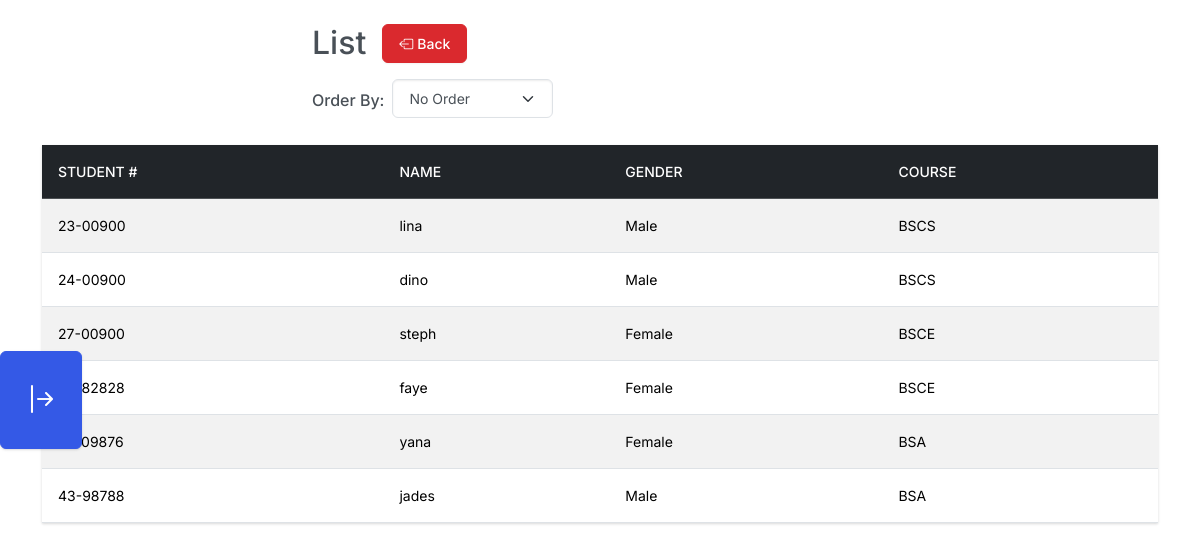
Screenshot of /views/list.php (signed in) with the database file from the repository.
### tables this page shows
CREATE TABLE IF NOT EXISTS `students` (
  `id` smallint unsigned NOT NULL DEFAULT '0',
  `stud_no` varchar(20) NOT NULL,
  `name` varchar(255) NOT NULL,
  `pass` varchar(255) NOT NULL DEFAULT 'pass123',
  `gender` enum('Male','Female','Other') NOT NULL,
  `course_id` int DEFAULT NULL,
  PRIMARY KEY (`id`)
);

CREATE TABLE IF NOT EXISTS `courses` (
  `course_id` int NOT NULL AUTO_INCREMENT,
  `name` varchar(255) NOT NULL,
  PRIMARY KEY (`course_id`)
);

### views/list.php (the view, shortened to what this page needs)
<?php
require("../partials/conn.php");
$order_by = $_GET['order_by'] ?? '';
$sql = "SELECT students.*, courses.name AS course_name
        FROM students
        LEFT JOIN courses ON courses.course_id = students.course_id";
$students = $pdo->query($sql)->fetchAll(PDO::FETCH_ASSOC);
?>
<!DOCTYPE html>
<html lang="en">
<head>
    <link href="https://cdn.jsdelivr.net/npm/bootswatch@5.3.8/dist/zephyr/bootstrap.min.css" rel="stylesheet">
    <link href="https://cdn.jsdelivr.net/npm/bootstrap-icons@1.11.3/font/bootstrap-icons.css" rel="stylesheet">
</head>
<body>
    <?php
    include "../partials/navbar.php";
    ?>
    <div class="container mt-4 w-50">
        <div class="my-3 d-flex align-items-center">
            <h2 class="mb-0 me-3">List</h2>
            <a href="../menu.php" class="btn btn-danger btn d-flex align-items-center">
                <i class="bi bi-box-arrow-left me-1"></i> Back
            </a>
        </div>
        <form method="GET" action="list.php" class="row g-2">
            <div class="col-auto">
                <label for="order_by" class="col-form-label">Order By:</label>
            </div>
            <div class="col-auto">
                <select class="form-select" name="order_by" id="order_by" onchange="this.form.submit()">
                    <option value="" <?= $order_by == '' ? 'selected' : '' ?>>No Order</option>
                </select>
            </div>
        </form>
    </div>
    <div class="container mt-4">
        <table class="table table-striped">
            <thead>
                <tr class="table-dark">
                    <th>Student #</th>
                    <th>Name</th>
                    <th>Gender</th>
                    <th>Course</th>
                </tr>
            </thead>
            <tbody>
                <?php foreach ($students as $row): ?>
                    <tr>
                        <td><?= htmlspecialchars($row['stud_no']) ?></td>
                        <td><?= htmlspecialchars($row['name']) ?></td>
                        <td><?= htmlspecialchars($row['gender']) ?></td>
                        <td><?= htmlspecialchars($row['course_name']) ?></td>
                    </tr>
                <?php endforeach; ?>
            </tbody>
        </table>
    </div>
</body>
</html>

### rows the page displays
students: stud_no "23-00900", name "lina", gender "Male", course.name "BSCS"
students: stud_no "24-00900", name "dino", gender "Male", course.name "BSCS"
students: stud_no "27-00900", name "steph", gender "Female", course.name "BSCE"
students: stud_no "22-82828", name "faye", gender "Female", course.name "BSCE"
students: stud_no "67-09876", name "yana", gender "Female", course.name "BSA"
students: stud_no "43-98788", name "jades", gender "Male", course.name "BSA"
